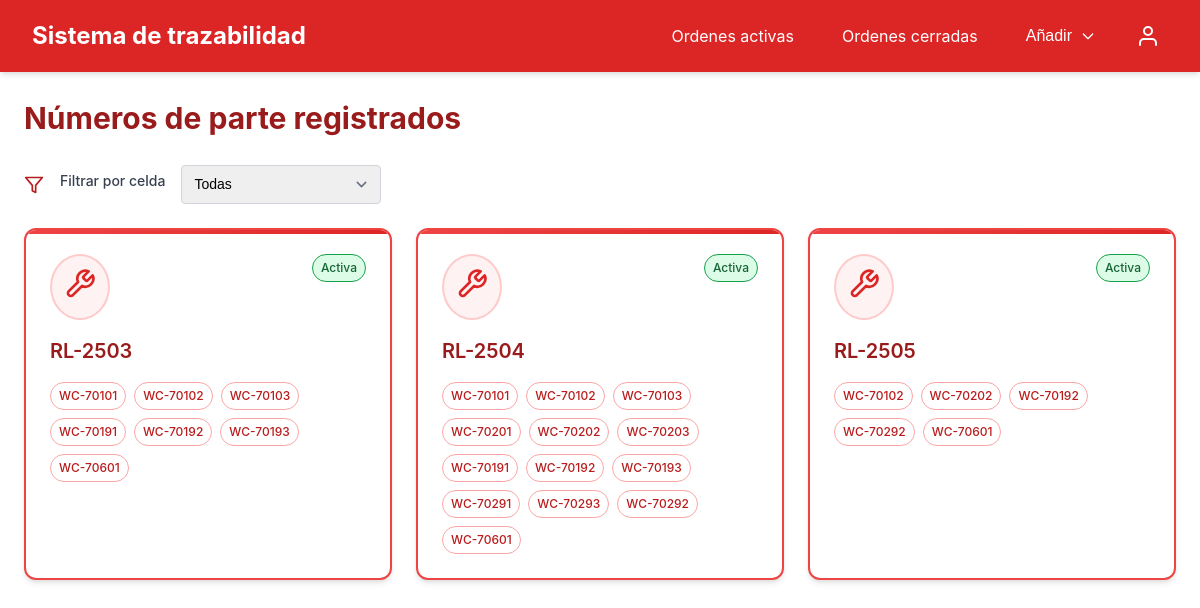
/numeros-de-parte/ (signed in), run on the app's committed database.
### system/models.py (models this page shows, shortened)
class Items(models.Model):
    part_number = models.CharField(max_length=100, unique=True)
    cells = models.ManyToManyField(Cells, related_name='items')
    class Meta:
        verbose_name_plural = "Items"

class Cells(models.Model):
    LINE_TYPE_CHOICES = [
        ('ensamble', 'Ensamble'),
        ('pintura', 'Pintura'),
        ('empaque', 'Empaque')
    ]
    work_cell = models.CharField(max_length=100, unique=True)
    lineType = models.CharField(max_length=10, choices=LINE_TYPE_CHOICES)
    class Meta:
        verbose_name_plural = "Cells"

### system/views.py (the view, shortened to what this page needs)
# urls.py: path("numeros-de-parte/", partNumbersListView.as_view(), name="partNumbers"),
class partNumbersListView (LoginRequiredMixin, UserPassesTestMixin, ListView):
    model = Items
    template_name = "system/partNumbers.html"
    context_object_name = 'pieces'
    def test_func(self):
        return self.request.user.groups.filter(name__in=['admin', 'ingenieros']).exists()
    def get_context_data(self, **kwargs):
        context = super().get_context_data(**kwargs)
        context['cells'] = Cells.objects.all()
        return context

### system/templates/system/partNumbers.html (shortened to what this page needs)
{% extends 'system/base.html' %}
{% block content %}
<div class="space-y">
    <div class="header">
        <h1 class="page-title"> Números de parte registrados </h1>
    </div>
    <div class="flex items-center gap-4">
        <svg xmlns="http://www.w3.org/2000/svg" width="20" height="20" viewBox="0 0 24 24" fill="none" stroke="currentColor" stroke-width="2" stroke-linecap="round" stroke-linejoin="round" class="text-red-700">
            <polygon points="22 3 2 3 10 12.46 10 19 14 21 14 12.46 22 3"></polygon>
        </svg>
        <label class="form-label" for="cell-filter">Filtrar por celda</label>
        <select id="cell-filter" class="form-control form-select" style="width: 200px">
            <option value="all"> Todas </option>
        </select>
    </div>
    <div class="parts-grid">
        {% for piece in pieces %}
        <div class="part-card cursor-pointer" data-url="{% url 'partNumberDetails' pk=piece.id %}" onclick="window.location.href=this.dataset.url">
            <div class="part-card-header">
                <div class="tool-icon">
                </div>
                <span class="badge badge-success"> Activa </span>
            </div>
            <div class="part-card-content">
                <h3 class="part-number">{{ piece.part_number }}</h3>
                <div class="cells-container">
                    {% for cell in piece.cells.all %}
                    <span class="badge badge-outline">{{ cell.work_cell }}</span>
                    {% endfor %}
                </div>
            </div>
        </div>
        {% empty %}
        <div class="text-center p-6 col-span-full">
            <p> No hay números de parte registrados. </p>
        </div>
        {% endfor %}
    </div>
</div>
{% endblock %}

### system/templates/system/base.html (shortened to what this page needs)
{% load static %}
<!DOCTYPE html>
<html lang="en">
<head>
</head>
<body>
    <div class="min-h-screen">
        <nav class="navbar">
            <div class="container navbar-container">
                <a href="{% url 'activeWorkOrders' %}" style="text-decoration: none; color: white;"><h1 class="navbar-title">Sistema de trazabilidad</h1></a>
                <div class="flex items-center gap-4">
                    <div class="navbar-links">
                        <a href="{% url 'activeWorkOrders' %}" class="navbar-link {% if request.resolver_match.url_name == 'active_work_orders' %}active{% endif %}">
                            Ordenes activas
                        </a>
                        <a href="{% url 'closedWorkOrders' %}" class="navbar-link {% if request.resolver_match.url_name == 'closed_orders' %}active{% endif %}">
                            Ordenes cerradas
                        </a>
                         {% if user.groups.all %}
                          {% for grupo in user.groups.all %}
                              {% if grupo.name == 'admin' or grupo.name == 'ingenieros' %}
                                <div class="dropdown register-dropdown">
                                    <button id="register-dropdown-button" class="dropdown-button">
                                        Añadir
                                        <svg class="dropdown-arrow" xmlns="http://www.w3.org/2000/svg" fill="none" viewBox="0 0 24 24" stroke="currentColor">
                                            <path stroke-linecap="round" stroke-linejoin="round" stroke-width="2" d="M19 9l-7 7-7-7" />
                                        </svg>
                                    </button>
                                </div>
                              {% endif %}
                            {% endfor %}
                        {% endif %}
                            </div>
                    <div class="dropdown user-dropdown">
                        <button id="user-dropdown-button" class="user-icon">
                            <svg xmlns="http://www.w3.org/2000/svg" width="24" height="24" viewBox="0 0 24 24" fill="none" stroke="currentColor" stroke-width="2" stroke-linecap="round" stroke-linejoin="round">
                                <path d="M20 21v-2a4 4 0 0 0-4-4H8a4 4 0 0 0-4 4v2"></path>
                                <circle cx="12" cy="7" r="4"></circle>
                            </svg>
                        </button>
                    </div>
                </div>
            </div>
        </nav>
        <main class="container main-content">
            {% block content %}
            {% endblock %}
        </main>
    </div>
</body>
</html>

### system/templates/system/base.html (style rules this page uses)
:root { --color-red-50: #fef2f2; --color-red-100: #fee2e2; --color-red-200: #fecaca; --color-red-300: #fca5a5; --color-red-400: #f87171; --color-red-500: #ef4444; --color-red-600: #dc2626; --color-red-700: #b91c1c; --color-red-800: #991b1b; --color-red-900: #7f1d1d; --color-gray-50: #f9fafb; --color-gray-100: #f3f4f6; --color-gray-200: #e5e7eb; --color-gray-300: #d1d5db; --color-gray-400: #9ca3af; --color-gray-500: #6b7280; --color-gray-600: #4b5563; --color-gray-700: #374151; --color-gray-800: #1f2937; --color-gray-900: #111827; --color-green-100: #dcfce7; --color-green-600: #16a34a; --color-green-800: #166534; }
* { box-sizing: border-box; margin: 0; padding: 0; }
body { font-family: -apple-system, BlinkMacSystemFont, "Segoe UI", Roboto, Oxygen, Ubuntu, Cantarell, "Open Sans", "Helvetica Neue", sans-serif; line-height: 1.5; color: var(--color-gray-900); background-color: white; }
.min-h-screen { min-height: 100vh; }
.container { width: 100%; max-width: 1200px; margin: 0 auto; padding: 0 1rem; }
.navbar { background-color: var(--color-red-600); color: white; padding: 1rem; box-shadow: 0 4px 6px -1px rgba(0, 0, 0, 0.1), 0 2px 4px -1px rgba(0, 0, 0, 0.06); }
.navbar-container { display: flex; justify-content: space-between; align-items: center; }
.navbar-title { font-size: 1.5rem; font-weight: bold; }
.navbar-links { display: flex; gap: 1rem; align-items: center; }
.navbar-link { background: none; border: none; color: white; padding: 0.5rem 1rem; cursor: pointer; font-size: 1rem; border-radius: 0.25rem; text-decoration: none; display: flex; align-items: center; height: 2.5rem; transition: background-color 0.2s; }
.dropdown { position: relative; display: inline-block; }
.dropdown-button { background: none; border: none; color: white; cursor: pointer; display: flex; align-items: center; padding: 0.5rem 1rem; border-radius: 0.25rem; font-size: 1rem; height: 2.5rem; transition: background-color 0.2s; gap: 0.5rem; }
.dropdown-arrow { transition: transform 0.2s ease; width: 16px; height: 16px; }
.user-icon { background: none; border: none; color: white; cursor: pointer; display: flex; align-items: center; padding: 0.5rem; border-radius: 50%; height: 2.5rem; width: 2.5rem; justify-content: center; transition: background-color 0.2s; }
.main-content { padding: 1.5rem; }
.space-y { display: flex; flex-direction: column; gap: 1.5rem; }
.header { display: flex; justify-content: space-between; align-items: center; }
.page-title { font-size: 1.875rem; font-weight: bold; color: var(--color-red-800); }
.form-label { display: block; font-size: 0.875rem; font-weight: 500; margin-bottom: 0.5rem; color: var(--color-gray-700); }
.form-control { width: 100%; padding: 0.5rem 0.75rem; font-size: 0.875rem; line-height: 1.5; border: 1px solid var(--color-gray-300); border-radius: 0.25rem; transition: border-color 0.15s ease-in-out, box-shadow 0.15s ease-in-out; }
.form-select { appearance: none; background-position: right 0.5rem center; background-repeat: no-repeat; background-size: 1.5em 1.5em; padding-right: 2.5rem; }
.badge { display: inline-flex; align-items: center; padding: 0.25rem 0.5rem; font-size: 0.75rem; font-weight: 500; border-radius: 9999px; }
.badge-outline { background-color: transparent; border: 1px solid var(--color-red-300); color: var(--color-red-700); }
.badge-success { background-color: var(--color-green-100); color: var(--color-green-800); border: 1px solid var(--color-green-600); }
.flex { display: flex; }
.items-center { align-items: center; }
.gap-4 { gap: 1rem; }
.text-red-700 { color: var(--color-red-700); }

### data on the page
Items: part_number "RL-2503"
Cells: work_cell "WC-70101"
Cells: work_cell "WC-70102"
Cells: work_cell "WC-70103"
Cells: work_cell "WC-70191"
Cells: work_cell "WC-70192"
Cells: work_cell "WC-70193"
Cells: work_cell "WC-70601"
Items: part_number "RL-2504"
Cells: work_cell "WC-70201"
Cells: work_cell "WC-70202"
Cells: work_cell "WC-70203"
Cells: work_cell "WC-70291"
Cells: work_cell "WC-70293"
Cells: work_cell "WC-70292"
Items: part_number "RL-2505"
